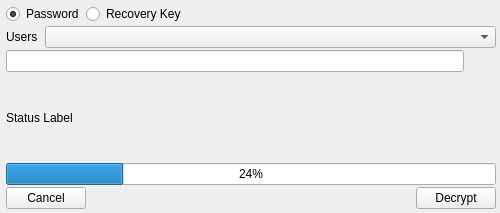
<?xml version="1.0" encoding="UTF-8"?>
<ui version="4.0">
 <class>disk_manager_filevault_decrypt</class>
 <widget class="QDialog" name="disk_manager_filevault_decrypt">
  <property name="windowModality">
   <enum>Qt::WindowModal</enum>
  </property>
  <property name="geometry">
   <rect>
    <x>0</x>
    <y>0</y>
    <width>500</width>
    <height>213</height>
   </rect>
  </property>
  <property name="maximumSize">
   <size>
    <width>500</width>
    <height>213</height>
   </size>
  </property>
  <property name="windowTitle">
   <string>FileVault Decrypt</string>
  </property>
  <layout class="QVBoxLayout" name="verticalLayout_2">
   <property name="spacing">
    <number>2</number>
   </property>
   <property name="leftMargin">
    <number>6</number>
   </property>
   <property name="topMargin">
    <number>4</number>
   </property>
   <property name="rightMargin">
    <number>4</number>
   </property>
   <property name="bottomMargin">
    <number>4</number>
   </property>
   <item>
    <layout class="QHBoxLayout" name="horizontalLayout">
     <item>
      <widget class="QRadioButton" name="radioButton_password">
       <property name="text">
        <string>Password</string>
       </property>
       <property name="checked">
        <bool>true</bool>
       </property>
      </widget>
     </item>
     <item>
      <widget class="QRadioButton" name="radioButton_recovery_key">
       <property name="text">
        <string>Recovery Key</string>
       </property>
      </widget>
     </item>
     <item>
      <spacer name="horizontalSpacer">
       <property name="orientation">
        <enum>Qt::Horizontal</enum>
       </property>
       <property name="sizeHint" stdset="0">
        <size>
         <width>40</width>
         <height>20</height>
        </size>
       </property>
      </spacer>
     </item>
    </layout>
   </item>
   <item>
    <layout class="QHBoxLayout" name="horizontalLayout_4" stretch="0,1">
     <property name="spacing">
      <number>7</number>
     </property>
     <item>
      <widget class="QLabel" name="label_apfs_users">
       <property name="text">
        <string>Users</string>
       </property>
      </widget>
     </item>
     <item>
      <widget class="QComboBox" name="comboBox_apfs_users"/>
     </item>
    </layout>
   </item>
   <item>
    <layout class="QVBoxLayout" name="verticalLayout">
     <property name="spacing">
      <number>-1</number>
     </property>
     <item>
      <layout class="QHBoxLayout" name="horizontalLayout_3">
       <item>
        <widget class="QLineEdit" name="lineEdit_password_or_recovery_key">
         <property name="inputMethodHints">
          <set>Qt::ImhHiddenText|Qt::ImhNoAutoUppercase|Qt::ImhNoPredictiveText|Qt::ImhSensitiveData</set>
         </property>
         <property name="echoMode">
          <enum>QLineEdit::Password</enum>
         </property>
        </widget>
       </item>
       <item>
        <widget class="QPushButton" name="pushButton_password">
         <property name="maximumSize">
          <size>
           <width>30</width>
           <height>21</height>
          </size>
         </property>
         <property name="styleSheet">
          <string notr="true">QPuhButton:flat{border: none; background-color: transparent;}
QPuhButton{background:transparent;}
QPushButton:checked{ background-color: transparent; border: none;  } 
QPushButton:clicked{ background-color: transparent;  border: none;}               
QPushButton:pressed { background-color: transparent; border: none; }</string>
         </property>
         <property name="text">
          <string/>
         </property>
         <property name="iconSize">
          <size>
           <width>60</width>
           <height>28</height>
          </size>
         </property>
         <property name="checkable">
          <bool>true</bool>
         </property>
         <property name="flat">
          <bool>true</bool>
         </property>
        </widget>
       </item>
      </layout>
     </item>
     <item>
      <widget class="QLabel" name="label_status">
       <property name="text">
        <string>Status Label</string>
       </property>
      </widget>
     </item>
     <item>
      <widget class="QProgressBar" name="progressBar">
       <property name="value">
        <number>24</number>
       </property>
      </widget>
     </item>
     <item>
      <layout class="QHBoxLayout" name="horizontalLayout_2">
       <item>
        <widget class="QPushButton" name="pushButton_cancel">
         <property name="text">
          <string>Cancel</string>
         </property>
        </widget>
       </item>
       <item>
        <spacer name="horizontalSpacer_2">
         <property name="orientation">
          <enum>Qt::Horizontal</enum>
         </property>
         <property name="sizeHint" stdset="0">
          <size>
           <width>40</width>
           <height>20</height>
          </size>
         </property>
        </spacer>
       </item>
       <item>
        <widget class="QPushButton" name="pushButton_decrypt">
         <property name="text">
          <string>Decrypt</string>
         </property>
        </widget>
       </item>
      </layout>
     </item>
    </layout>
   </item>
  </layout>
 </widget>
 <resources/>
 <connections/>
</ui>
